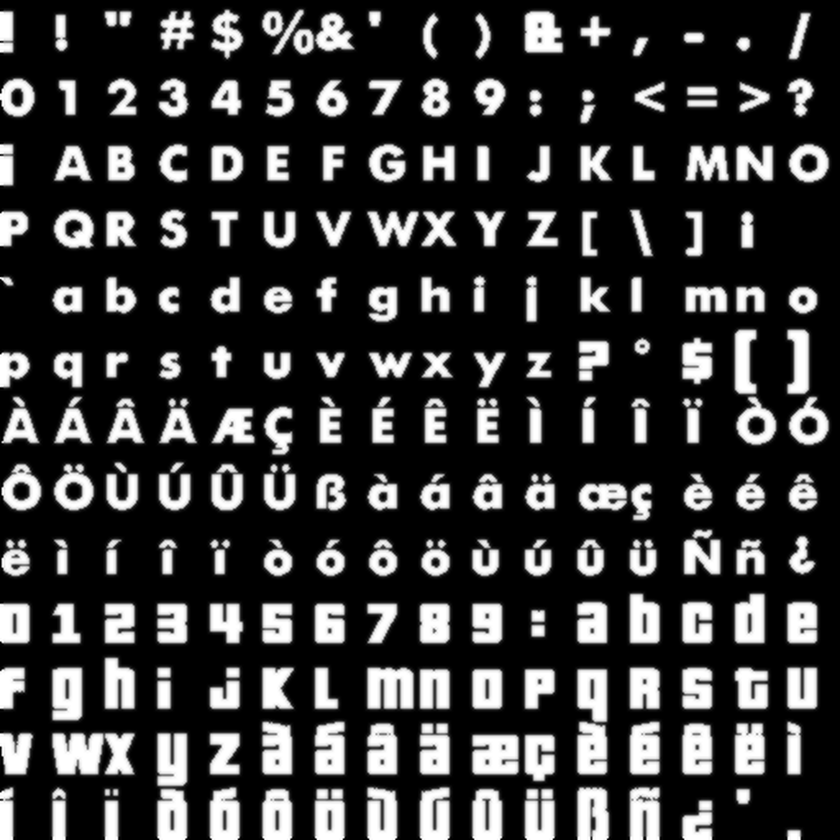
#> input picture Portifólio/Fontes/font1.png, 840 x 840 px, shrunk from 2048 x 2048 before the run, found by its file name
$ python fonte1.py
#> lines starting #> are read from the running program, lines starting #| are printed output that depends on the picture; after the words box and inside, x2 and y2 are one past the last pixel; in counts of white or black regions, pixels touching at a corner belong together
from PIL import Image
import pytesseract
import os

# Se necessário, defina o caminho para o executável do Tesseract
pytesseract.pytesseract.tesseract_cmd = r'C:\Program Files\Tesseract-OCR\tesseract.exe'  # Altere conforme necessário

# Carregue a imagem
imagem_path = r'C:\Users\Manhã\Desktop\Faculdade\Portifólio\Fontes\font1.png'
imagem = Image.open(imagem_path)
#> imagem is the input picture: PIL image 840x840 RGB; min 0, max 255, mean 56.8

# Pré-processamento: converter para escala de cinza
imagem = imagem.convert('L')
#> imagem: PIL image 840x840 L

# Aplicar binarização (opcional)
imagem = imagem.point(lambda x: 0 if x < 128 else 255, '1')
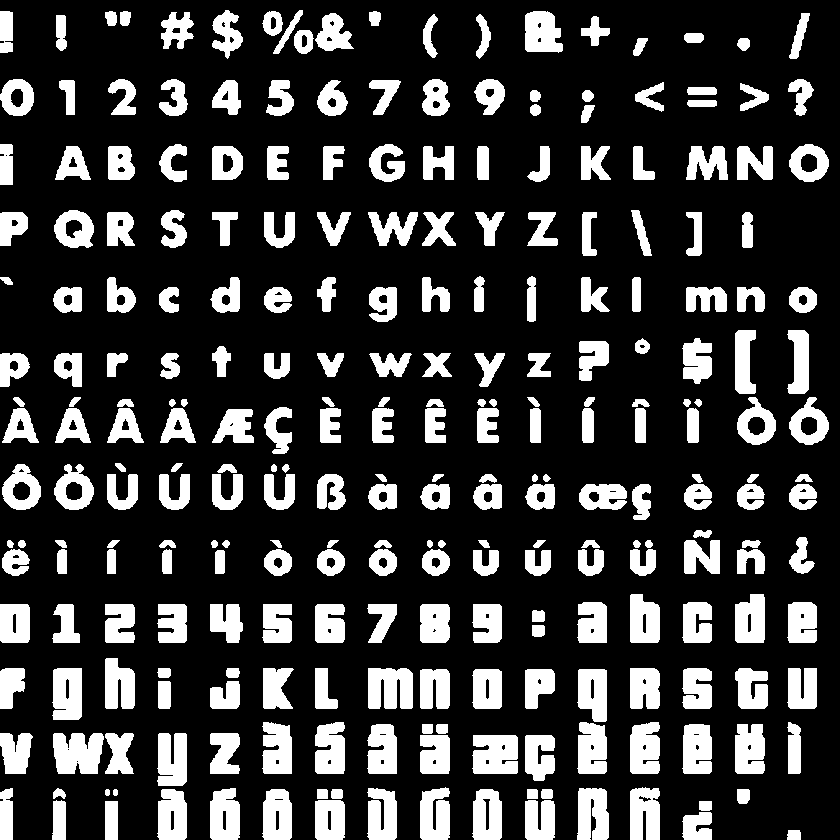
#> imagem: PIL image 840x840 1; 22.2% white; 273 white regions, largest, box (x1, y1, x2, y2) and area: (53, 733, 104, 774) 1738, (472, 735, 518, 774) 1643, (368, 668, 413, 709) 1629

# Use pytesseract para extrair texto
#> (the run stopped early here; a loop or call above may not have finished)

$ run again, with Portifólio/Fontes/font2.png copied over Portifólio/Fontes/font1.png
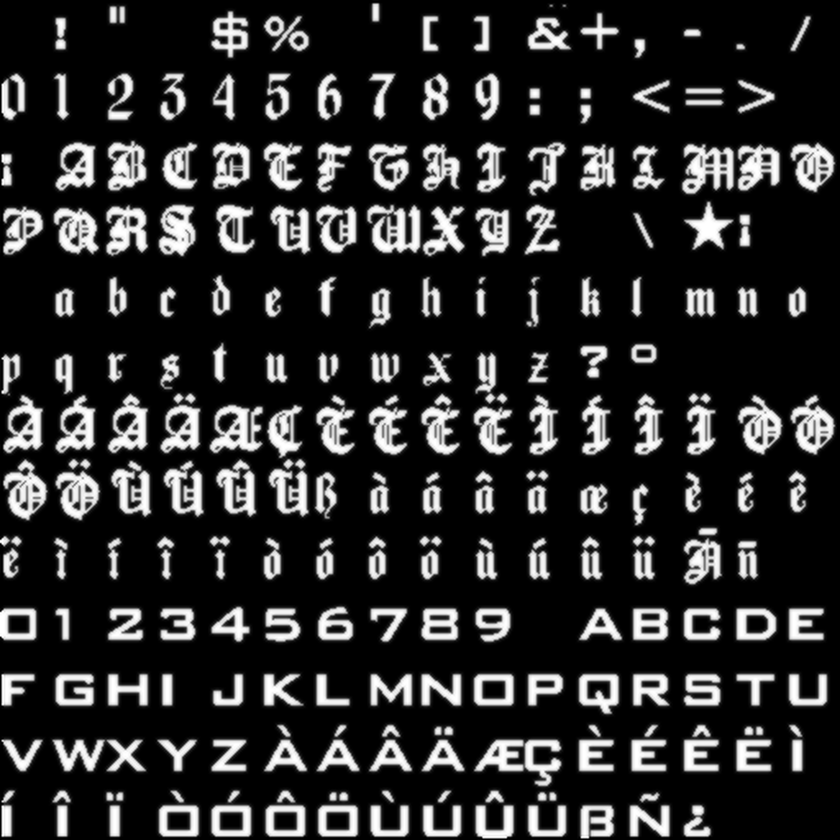
#> input picture Portifólio/Fontes/font2.png, 840 x 840 px, shrunk from 2048 x 2048 before the run, found by its file name
#> imagem is the input picture: PIL image 840x840 RGB; min 0, max 255, mean 44.4
#> `imagem = imagem.point(lambda x: 0 if x < 128 else 255, '1')`:
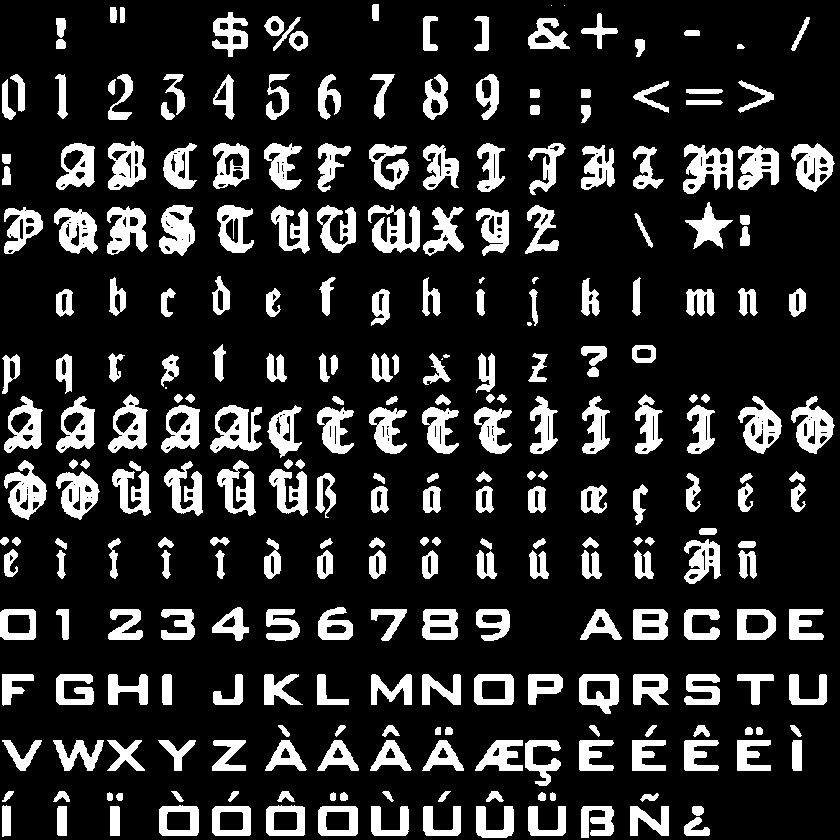
#> imagem: PIL image 840x840 1; 17.4% white; 281 white regions (5 under 20 px), largest, box (x1, y1, x2, y2) and area: (368, 205, 420, 253) 1447, (683, 144, 733, 194) 1417, (210, 405, 262, 453) 1344
